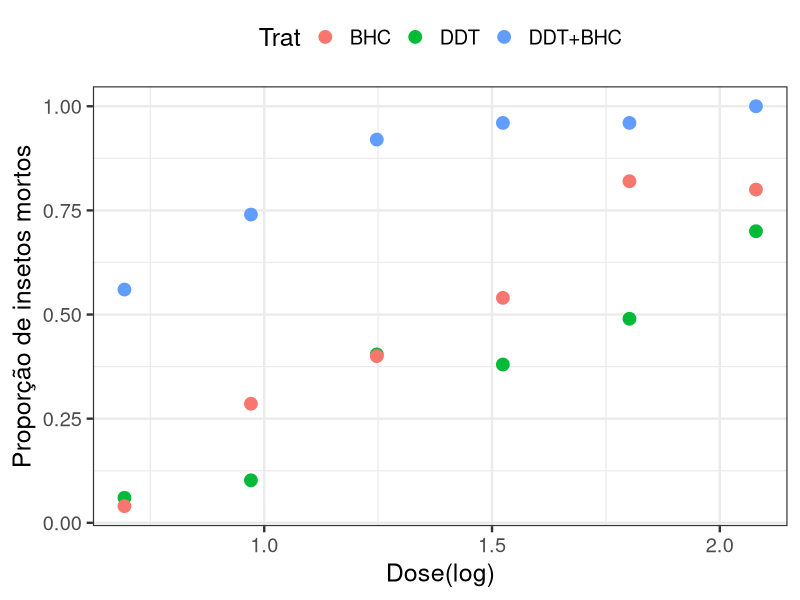
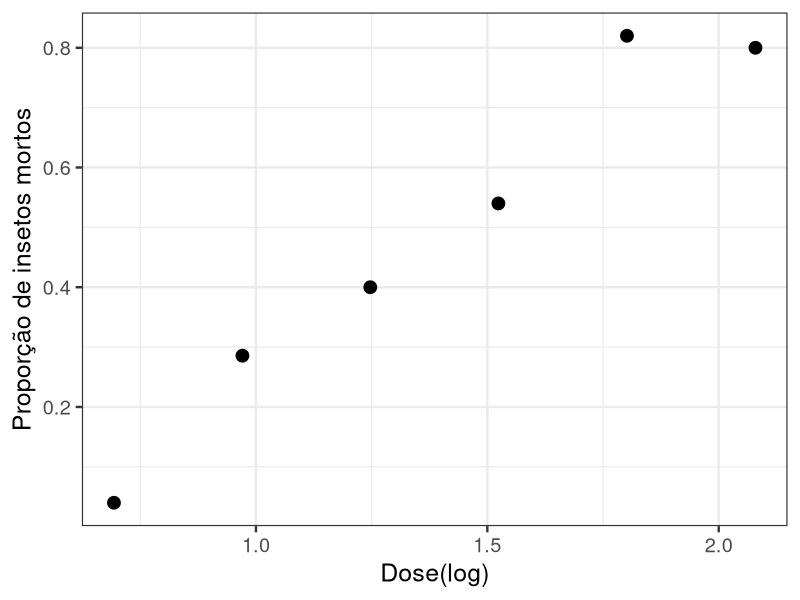
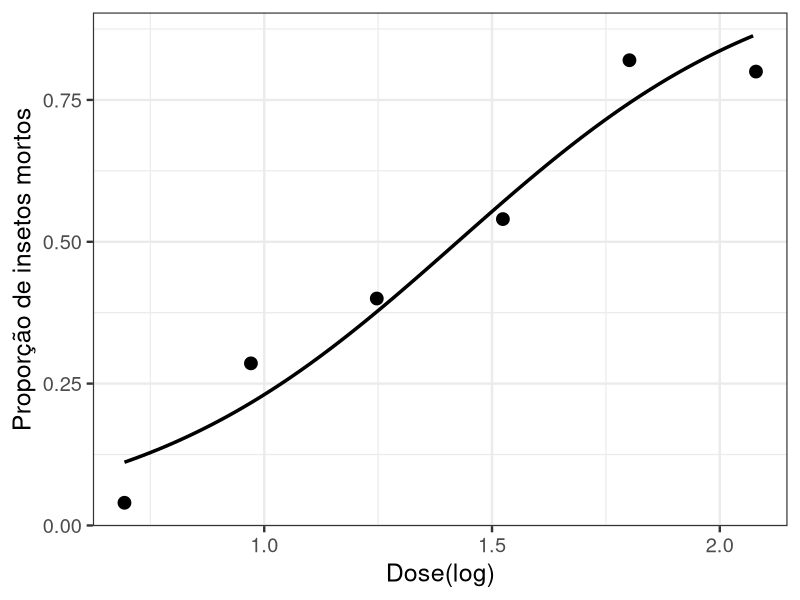
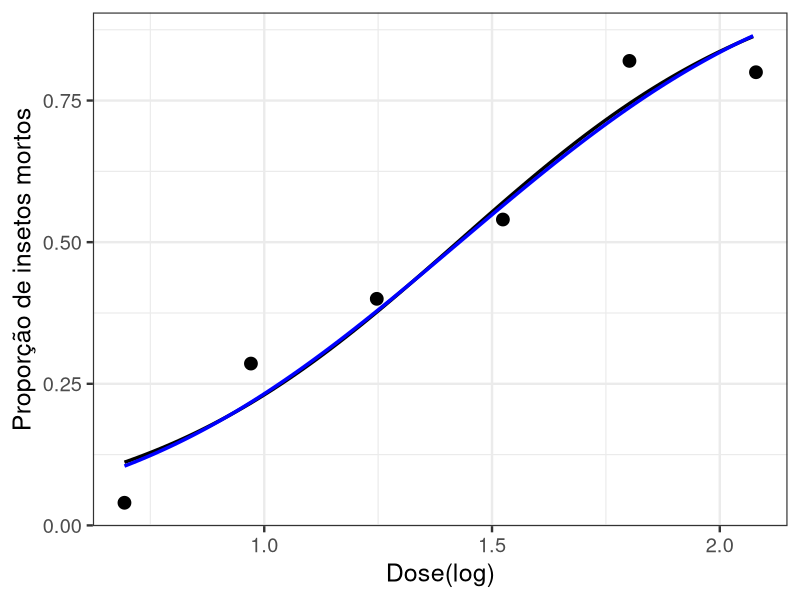
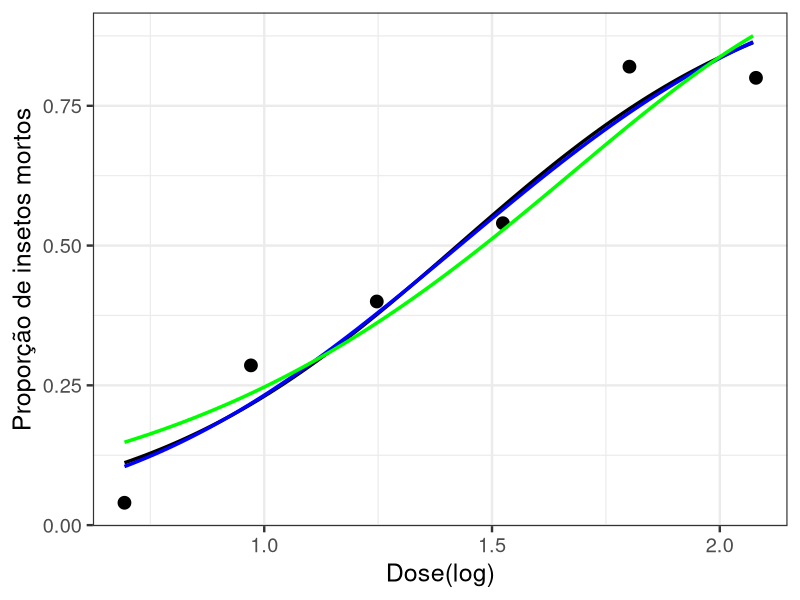
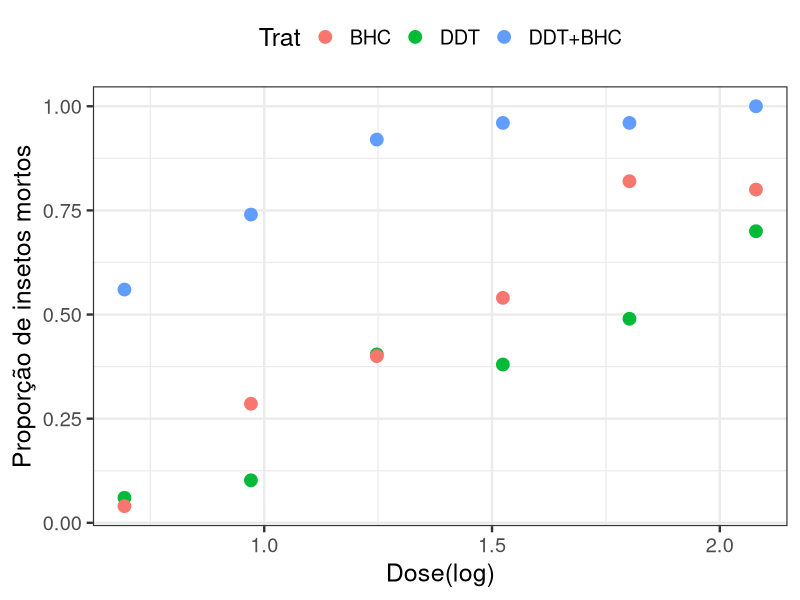
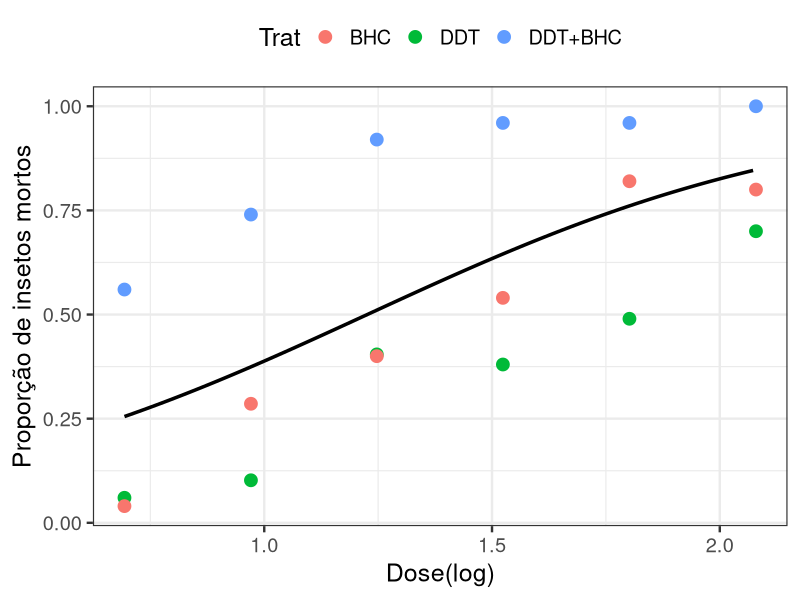

These charts were generated, in order, by the following R code: (Note: this script raises an error after producing the figures.)
## ---- chunk 1
knitr::opts_chunk$set(echo = TRUE)
## ---- chunk 2
require(ggplot2)
require(car)
## ---- chunk 3
ldose <- log(rep(c(2, 2.64, 3.48, 4.59, 6.06, 8), 3)) ### log-dose

Trat <- rep(c('DDT', 'BHC', 'DDT+BHC'), each = 6) ### tratamento

Resposta <- c(3, 5, 19, 19, 24, 35, 2, 14, 20, 27, 41, 40, 28, 37, 46, 48, 48, 50)
## ---- chunk 4
n <- c(50, 49, 47, 50, 49, 50, 50, 49, 50, 50, 50, 50, 50, 50, 50, 50, 50, 50)
## ---- chunk 5
dados <- data.frame(ldose,Trat,Resposta,n)
## ---- chunk 6
g0 <- ggplot(dados, aes(x = ldose, y = Resposta/n, color=Trat)) +
  geom_point(size = 4) + theme_bw(base_size = 18) + 
  labs(x = 'Dose(log)', y = 'Proporção de insetos mortos') +
  theme(legend.position="top")
g0
## ---- chunk 7
data_BCH <- subset(dados, Trat=='BHC')

g1 <- ggplot(data_BCH, aes(x = ldose, y = Resposta/n)) +
  geom_point(size = 4) + theme_bw(base_size = 18) + 
  labs(x = 'Dose(log)', y = 'Proporção de insetos mortos') +
  theme(legend.position="top")
g1
## ---- chunk 8
ajuste1 <- glm(cbind(Resposta, n-Resposta) ~ ldose, family = binomial, 
               data = data_BCH)
## ---- chunk 9
ajuste1_2 <- glm(Resposta/n ~ ldose, family = binomial, data = data_BCH, weights = n) 
## ---- chunk 10
summary(ajuste1)
summary(ajuste1_2)
## ---- chunk 11
grid_ldose <- seq(log(2), log(8), 0.01) ### grid de valores para a (log) dose.
preditos <- predict(ajuste1, newdata=data.frame(ldose = grid_ldose), type='response')
## ---- chunk 12
new.data <- data.frame(grid_ldose, preditos)

g2 <- g1 + geom_line(data = new.data, aes(x = grid_ldose, y = preditos),  
                     size = 1.2, color = 'black')
g2
## ---- chunk 13
ajuste2 <- glm(Resposta/n ~ ldose, family = binomial(link = 'probit'), 
               data = data_BCH, weights = n)
summary(ajuste2) 
## ---- chunk 14
preditos2 <- predict(ajuste2, newdata=data.frame(ldose = grid_ldose), type='response')
new.data2 <- data.frame(grid_ldose, preditos2)

g3 <- g2 + geom_line(data = new.data2, aes(x = grid_ldose, y = preditos2),  
                     size = 1.2, color = 'blue')
g3
## ---- chunk 15
ajuste3 <- glm(Resposta/n ~ ldose, family = binomial(link = 'cloglog'), 
               data = data_BCH, weights = n)
summary(ajuste3) 
## ---- chunk 16
preditos3 <- predict(ajuste3, newdata = data.frame(ldose = grid_ldose), type='response')
new.data3 <- data.frame(grid_ldose, preditos3)

g4 <- g3 + geom_line(data = new.data3, aes(x = grid_ldose, y = preditos3),  
                     size = 1.2, color = 'green')
g4
## ---- chunk 17
AIC(ajuste1, ajuste2, ajuste3)
c(logLik(ajuste1), logLik(ajuste2), logLik(ajuste3)) 
## ---- chunk 18
data_BCH2 <- data_BCH[rep(seq_len(nrow(data_BCH)), times=data_BCH$n),1:2]
respostas <- c(rbind(data_BCH$Resposta, data_BCH$n - data_BCH$Resposta)) 
data_BCH2$resp_bin <- rep(c(1,0,1,0,1,0,1,0,1,0,1,0), times = respostas)
head(data_BCH2, 20)
## ---- chunk 19
ajuste1_desag <- glm(resp_bin ~ ldose, family = binomial, data = data_BCH2) 
summary(ajuste1_desag)
## ---- chunk 20
compareCoefs(ajuste1, ajuste1_desag)
## ---- chunk 21
logLik(ajuste1)
logLik(ajuste1_desag)
## ---- chunk 22
pchisq(deviance(ajuste1), df = ajuste1$df.residual, lower.tail = FALSE)
## ---- chunk 23
h0 <- ggplot(dados, aes(x = ldose, y = Resposta/n, color=Trat)) +
     geom_point(size = 4) + theme_bw(base_size = 18) + 
     labs(x = 'Dose(log)', y = 'Proporção de insetos mortos') +
     theme(legend.position="top")
h0
## ---- chunk 24
ajuste4 <- glm(cbind(Resposta,n-Resposta) ~ ldose, family = binomial, data = dados)
## ---- chunk 25
summary(ajuste4)
## ---- chunk 26
preditos4 <- predict(ajuste4, newdata=data.frame(ldose = grid_ldose), type='response')
new.data4 <- data.frame(grid_ldose, preditos4)

h1 <- h0 + geom_line(data = new.data4, aes(x = grid_ldose, y = preditos4),  
                     size = 1.2, color = 'black')
h1
## ---- chunk 27
ajuste5 <- glm(cbind(Resposta,n-Resposta) ~ ldose + Trat, family = binomial, data = dados)
## ---- chunk 28
summary(ajuste5)
## ---- chunk 29
trat <- levels(dados$Trat)
grid_trat <- expand.grid(grid_ldose, trat)
names(grid_trat) <- c("grid_ldose", "trat")
preditos5 <- predict(ajuste5, newdata = data.frame(ldose = grid_trat[,1], Trat = grid_trat[,2]), 
                     type='response')
new.data5 <- data.frame(grid_trat, preditos5)

h0 + geom_line(data = subset(new.data5, trat == 'BHC'), aes(x = grid_ldose, y = preditos5),  
               size = 1.2, color = 'red') +
     geom_line(data = subset(new.data5, trat == 'DDT'), aes(x = grid_ldose, y = preditos5),  
               size = 1.2, color = 'green') +
     geom_line(data = subset(new.data5, trat == 'DDT+BHC'), aes(x = grid_ldose, y = preditos5),  
               size = 1.2, color = 'blue')
## ---- chunk 30
ajuste6 <- glm(cbind(Resposta, n-Resposta) ~ ldose * Trat, family = binomial, data = dados)
## ---- chunk 31
summary(ajuste6)

preditos6 <- predict(ajuste6, newdata = data.frame(ldose = grid_trat[,1], Trat = grid_trat[,2]), type='response')
new.data6 <- data.frame(grid_trat, preditos6)

h0 + geom_line(data = subset(new.data6, trat == 'BHC'), aes(x = grid_ldose, y = preditos6),  
               size = 1.2, color = 'red') +
     geom_line(data = subset(new.data6, trat == 'DDT'), aes(x = grid_ldose, y = preditos6),  
               size = 1.2, color = 'green') +
     geom_line(data = subset(new.data6, trat == 'DDT+BHC'), aes(x = grid_ldose, y = preditos6),  
               size = 1.2, color = 'blue')
## ---- chunk 32
anova(ajuste4, ajuste5, ajuste6, test = 'Chisq')
## ---- chunk 33
AIC(ajuste4,ajuste5,ajuste6)
## ---- chunk 34
pchisq(21.282, 14, lower.tail = F) 
